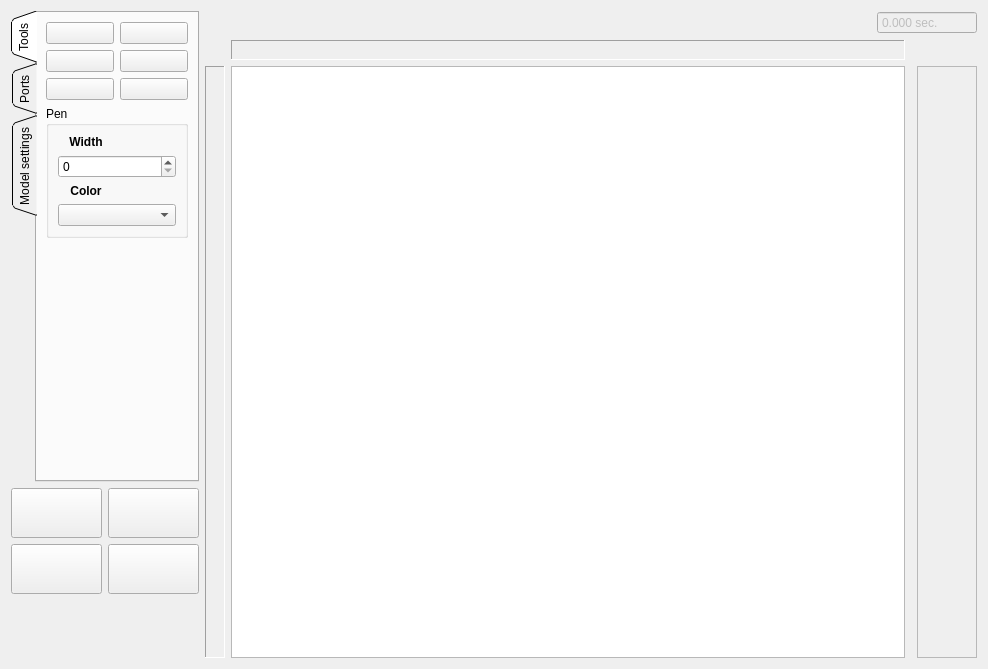
<?xml version="1.0" encoding="UTF-8"?>
<ui version="4.0">
 <class>D2Form</class>
 <widget class="QWidget" name="D2Form">
  <property name="geometry">
   <rect>
    <x>0</x>
    <y>0</y>
    <width>988</width>
    <height>669</height>
   </rect>
  </property>
  <property name="windowTitle">
   <string>2D Robot Model</string>
  </property>
  <layout class="QGridLayout" name="gridLayout" rowstretch="0,0,0,0,0,0,0" columnstretch="0,0,0,0,0">
   <item row="0" column="1" rowspan="7">
    <widget class="QWidget" name="toolbarWidget" native="true">
     <property name="sizePolicy">
      <sizepolicy hsizetype="Preferred" vsizetype="Expanding">
       <horstretch>0</horstretch>
       <verstretch>0</verstretch>
      </sizepolicy>
     </property>
     <layout class="QGridLayout" name="gridLayout_7">
      <property name="leftMargin">
       <number>0</number>
      </property>
      <property name="topMargin">
       <number>0</number>
      </property>
      <property name="rightMargin">
       <number>0</number>
      </property>
      <property name="bottomMargin">
       <number>0</number>
      </property>
      <property name="horizontalSpacing">
       <number>6</number>
      </property>
      <item row="3" column="1">
       <widget class="QPushButton" name="multiselectionCursorButton">
        <property name="toolTip">
         <string>Multiselection mode</string>
        </property>
        <property name="text">
         <string/>
        </property>
        <property name="icon">
         <iconset resource="../../../../interpreterCore/interpreterCore.qrc">
          <normaloff>:/icons/2d_multiselection.png</normaloff>:/icons/2d_multiselection.png</iconset>
        </property>
        <property name="iconSize">
         <size>
          <width>24</width>
          <height>24</height>
         </size>
        </property>
        <property name="checkable">
         <bool>true</bool>
        </property>
        <property name="flat">
         <bool>true</bool>
        </property>
       </widget>
      </item>
      <item row="5" column="0">
       <widget class="QPushButton" name="autoCenteringButton">
        <property name="toolTip">
         <string>Camera following robot</string>
        </property>
        <property name="text">
         <string/>
        </property>
        <property name="icon">
         <iconset resource="../../../../interpreterCore/interpreterCore.qrc">
          <normaloff>:/icons/2d_target.png</normaloff>:/icons/2d_target.png</iconset>
        </property>
        <property name="iconSize">
         <size>
          <width>24</width>
          <height>24</height>
         </size>
        </property>
        <property name="checkable">
         <bool>true</bool>
        </property>
        <property name="flat">
         <bool>true</bool>
        </property>
       </widget>
      </item>
      <item row="0" column="0" colspan="2">
       <widget class="QWidget" name="mainTabBarWidget" native="true">
        <property name="sizePolicy">
         <sizepolicy hsizetype="Preferred" vsizetype="Expanding">
          <horstretch>0</horstretch>
          <verstretch>0</verstretch>
         </sizepolicy>
        </property>
        <layout class="QHBoxLayout" name="horizontalLayout">
         <property name="spacing">
          <number>0</number>
         </property>
         <property name="leftMargin">
          <number>0</number>
         </property>
         <property name="topMargin">
          <number>0</number>
         </property>
         <property name="rightMargin">
          <number>0</number>
         </property>
         <property name="bottomMargin">
          <number>0</number>
         </property>
         <item>
          <widget class="QTabWidget" name="mainTabBar">
           <property name="sizePolicy">
            <sizepolicy hsizetype="Preferred" vsizetype="Expanding">
             <horstretch>0</horstretch>
             <verstretch>0</verstretch>
            </sizepolicy>
           </property>
           <property name="tabPosition">
            <enum>QTabWidget::West</enum>
           </property>
           <property name="tabShape">
            <enum>QTabWidget::Triangular</enum>
           </property>
           <property name="currentIndex">
            <number>0</number>
           </property>
           <property name="elideMode">
            <enum>Qt::ElideNone</enum>
           </property>
           <property name="usesScrollButtons">
            <bool>false</bool>
           </property>
           <widget class="QWidget" name="toolsTab">
            <attribute name="title">
             <string>Tools</string>
            </attribute>
            <layout class="QGridLayout" name="gridLayout_3">
             <item row="4" column="0" colspan="2">
              <widget class="QGroupBox" name="penBrushToolBox">
               <property name="sizePolicy">
                <sizepolicy hsizetype="MinimumExpanding" vsizetype="Preferred">
                 <horstretch>0</horstretch>
                 <verstretch>0</verstretch>
                </sizepolicy>
               </property>
               <property name="title">
                <string>Pen</string>
               </property>
               <layout class="QGridLayout" name="gridLayout_4">
                <item row="0" column="0">
                 <widget class="QLabel" name="widthLabel">
                  <property name="font">
                   <font>
                    <weight>75</weight>
                    <bold>true</bold>
                   </font>
                  </property>
                  <property name="text">
                   <string>Width</string>
                  </property>
                  <property name="alignment">
                   <set>Qt::AlignCenter</set>
                  </property>
                 </widget>
                </item>
                <item row="2" column="0">
                 <widget class="QLabel" name="colorLabel">
                  <property name="maximumSize">
                   <size>
                    <width>64</width>
                    <height>16777215</height>
                   </size>
                  </property>
                  <property name="font">
                   <font>
                    <weight>75</weight>
                    <bold>true</bold>
                   </font>
                  </property>
                  <property name="text">
                   <string>Color</string>
                  </property>
                  <property name="alignment">
                   <set>Qt::AlignCenter</set>
                  </property>
                 </widget>
                </item>
                <item row="3" column="0" colspan="2">
                 <widget class="graphicsUtils::ColorListEditor" name="penColorComboBox"/>
                </item>
                <item row="1" column="0" colspan="2">
                 <widget class="QSpinBox" name="penWidthSpinBox"/>
                </item>
               </layout>
              </widget>
             </item>
             <item row="2" column="0">
              <widget class="QPushButton" name="stylusButton">
               <property name="sizePolicy">
                <sizepolicy hsizetype="Minimum" vsizetype="Preferred">
                 <horstretch>0</horstretch>
                 <verstretch>0</verstretch>
                </sizepolicy>
               </property>
               <property name="maximumSize">
                <size>
                 <width>75</width>
                 <height>16777215</height>
                </size>
               </property>
               <property name="toolTip">
                <string>Pencil (P)</string>
               </property>
               <property name="text">
                <string/>
               </property>
               <property name="icon">
                <iconset resource="../../../../interpreterCore/interpreterCore.qrc">
                 <normaloff>:/icons/2d_pencil.png</normaloff>:/icons/2d_pencil.png</iconset>
               </property>
               <property name="iconSize">
                <size>
                 <width>24</width>
                 <height>24</height>
                </size>
               </property>
               <property name="shortcut">
                <string>P</string>
               </property>
               <property name="checkable">
                <bool>true</bool>
               </property>
              </widget>
             </item>
             <item row="1" column="0">
              <widget class="QPushButton" name="lineButton">
               <property name="sizePolicy">
                <sizepolicy hsizetype="Minimum" vsizetype="Preferred">
                 <horstretch>0</horstretch>
                 <verstretch>0</verstretch>
                </sizepolicy>
               </property>
               <property name="maximumSize">
                <size>
                 <width>75</width>
                 <height>16777215</height>
                </size>
               </property>
               <property name="toolTip">
                <string>Line (L)</string>
               </property>
               <property name="text">
                <string/>
               </property>
               <property name="icon">
                <iconset resource="../../../../interpreterCore/interpreterCore.qrc">
                 <normaloff>:/icons/2d_ruler.png</normaloff>:/icons/2d_ruler.png</iconset>
               </property>
               <property name="iconSize">
                <size>
                 <width>24</width>
                 <height>24</height>
                </size>
               </property>
               <property name="shortcut">
                <string>L</string>
               </property>
               <property name="checkable">
                <bool>true</bool>
               </property>
               <property name="flat">
                <bool>false</bool>
               </property>
              </widget>
             </item>
             <item row="5" column="0" colspan="2">
              <spacer name="verticalSpacer_2">
               <property name="orientation">
                <enum>Qt::Vertical</enum>
               </property>
               <property name="sizeHint" stdset="0">
                <size>
                 <width>20</width>
                 <height>40</height>
                </size>
               </property>
              </spacer>
             </item>
             <item row="3" column="0">
              <widget class="QPushButton" name="clearButton">
               <property name="sizePolicy">
                <sizepolicy hsizetype="Minimum" vsizetype="Preferred">
                 <horstretch>0</horstretch>
                 <verstretch>0</verstretch>
                </sizepolicy>
               </property>
               <property name="maximumSize">
                <size>
                 <width>75</width>
                 <height>16777215</height>
                </size>
               </property>
               <property name="toolTip">
                <string>Clear</string>
               </property>
               <property name="text">
                <string/>
               </property>
               <property name="icon">
                <iconset resource="../../../../interpreterCore/interpreterCore.qrc">
                 <normaloff>:/icons/2d_clear.png</normaloff>:/icons/2d_clear.png</iconset>
               </property>
               <property name="iconSize">
                <size>
                 <width>24</width>
                 <height>24</height>
                </size>
               </property>
               <property name="checkable">
                <bool>false</bool>
               </property>
              </widget>
             </item>
             <item row="3" column="1">
              <widget class="QPushButton" name="noneButton">
               <property name="sizePolicy">
                <sizepolicy hsizetype="Minimum" vsizetype="Preferred">
                 <horstretch>0</horstretch>
                 <verstretch>0</verstretch>
                </sizepolicy>
               </property>
               <property name="maximumSize">
                <size>
                 <width>75</width>
                 <height>16777215</height>
                </size>
               </property>
               <property name="toolTip">
                <string>None (N)</string>
               </property>
               <property name="text">
                <string/>
               </property>
               <property name="icon">
                <iconset resource="../../../../interpreterCore/interpreterCore.qrc">
                 <normaloff>:/icons/2d_none.png</normaloff>:/icons/2d_none.png</iconset>
               </property>
               <property name="iconSize">
                <size>
                 <width>24</width>
                 <height>24</height>
                </size>
               </property>
               <property name="shortcut">
                <string>N</string>
               </property>
               <property name="checkable">
                <bool>true</bool>
               </property>
              </widget>
             </item>
             <item row="2" column="1">
              <widget class="QPushButton" name="ellipseButton">
               <property name="sizePolicy">
                <sizepolicy hsizetype="Minimum" vsizetype="Preferred">
                 <horstretch>0</horstretch>
                 <verstretch>0</verstretch>
                </sizepolicy>
               </property>
               <property name="maximumSize">
                <size>
                 <width>75</width>
                 <height>16777215</height>
                </size>
               </property>
               <property name="toolTip">
                <string>Ellipse (E)</string>
               </property>
               <property name="text">
                <string/>
               </property>
               <property name="icon">
                <iconset resource="../../../../interpreterCore/interpreterCore.qrc">
                 <normaloff>:/icons/2d_ellipse.png</normaloff>:/icons/2d_ellipse.png</iconset>
               </property>
               <property name="iconSize">
                <size>
                 <width>24</width>
                 <height>24</height>
                </size>
               </property>
               <property name="shortcut">
                <string>E</string>
               </property>
               <property name="checkable">
                <bool>true</bool>
               </property>
              </widget>
             </item>
             <item row="1" column="1">
              <widget class="QPushButton" name="wallButton">
               <property name="sizePolicy">
                <sizepolicy hsizetype="Minimum" vsizetype="Preferred">
                 <horstretch>0</horstretch>
                 <verstretch>0</verstretch>
                </sizepolicy>
               </property>
               <property name="maximumSize">
                <size>
                 <width>75</width>
                 <height>16777215</height>
                </size>
               </property>
               <property name="toolTip">
                <string>Wall (W)</string>
               </property>
               <property name="text">
                <string/>
               </property>
               <property name="icon">
                <iconset resource="../../../../interpreterCore/interpreterCore.qrc">
                 <normaloff>:/icons/2d_wall.png</normaloff>:/icons/2d_wall.png</iconset>
               </property>
               <property name="iconSize">
                <size>
                 <width>24</width>
                 <height>24</height>
                </size>
               </property>
               <property name="shortcut">
                <string>W</string>
               </property>
               <property name="checkable">
                <bool>true</bool>
               </property>
              </widget>
             </item>
            </layout>
           </widget>
           <widget class="QWidget" name="portsTab">
            <attribute name="title">
             <string>Ports</string>
            </attribute>
            <layout class="QGridLayout" name="gridLayout_2">
             <property name="leftMargin">
              <number>0</number>
             </property>
             <property name="topMargin">
              <number>0</number>
             </property>
             <property name="rightMargin">
              <number>0</number>
             </property>
             <property name="bottomMargin">
              <number>0</number>
             </property>
             <item row="2" column="0">
              <spacer name="verticalSpacer_3">
               <property name="orientation">
                <enum>Qt::Vertical</enum>
               </property>
               <property name="sizeHint" stdset="0">
                <size>
                 <width>20</width>
                 <height>40</height>
                </size>
               </property>
              </spacer>
             </item>
             <item row="1" column="0">
              <widget class="QGroupBox" name="motorsGroupBox">
               <property name="title">
                <string>Motors</string>
               </property>
               <layout class="QVBoxLayout" name="verticalLayout_3">
                <item>
                 <widget class="QLabel" name="leftWheelLabel">
                  <property name="text">
                   <string>Left wheel:</string>
                  </property>
                 </widget>
                </item>
                <item>
                 <widget class="QComboBox" name="leftWheelComboBox"/>
                </item>
                <item>
                 <widget class="QLabel" name="rightWheelLabel">
                  <property name="text">
                   <string>Right wheel:</string>
                  </property>
                 </widget>
                </item>
                <item>
                 <widget class="QComboBox" name="rightWheelComboBox"/>
                </item>
               </layout>
              </widget>
             </item>
             <item row="0" column="0">
              <widget class="QGroupBox" name="portsGroupBox">
               <property name="title">
                <string>Ports configuration</string>
               </property>
               <layout class="QFormLayout" name="portsFormLayout">
                <property name="fieldGrowthPolicy">
                 <enum>QFormLayout::AllNonFixedFieldsGrow</enum>
                </property>
               </layout>
              </widget>
             </item>
            </layout>
           </widget>
           <widget class="QWidget" name="modelSettingsTab">
            <attribute name="title">
             <string>Model settings</string>
            </attribute>
            <layout class="QGridLayout" name="gridLayout_5">
             <item row="1" column="0">
              <widget class="QGroupBox" name="speedBox">
               <property name="title">
                <string>Speed</string>
               </property>
               <layout class="QVBoxLayout" name="verticalLayout_2" stretch="0">
                <item>
                 <widget class="QComboBox" name="speedComboBox">
                  <property name="editable">
                   <bool>false</bool>
                  </property>
                  <property name="currentIndex">
                   <number>-1</number>
                  </property>
                  <item>
                   <property name="text">
                    <string>Low</string>
                   </property>
                  </item>
                  <item>
                   <property name="text">
                    <string>Medium</string>
                   </property>
                  </item>
                  <item>
                   <property name="text">
                    <string>High</string>
                   </property>
                  </item>
                 </widget>
                </item>
               </layout>
              </widget>
             </item>
             <item row="0" column="0">
              <widget class="QGroupBox" name="physicsGroupBox">
               <property name="title">
                <string>Physics</string>
               </property>
               <layout class="QVBoxLayout" name="verticalLayout">
                <item>
                 <widget class="QCheckBox" name="realisticPhysicsCheckBox">
                  <property name="text">
                   <string>Realistic physics</string>
                  </property>
                 </widget>
                </item>
                <item>
                 <widget class="QCheckBox" name="enableSensorNoiseCheckBox">
                  <property name="text">
                   <string>Realistic sensors</string>
                  </property>
                 </widget>
                </item>
                <item>
                 <widget class="QCheckBox" name="enableMotorNoiseCheckBox">
                  <property name="text">
                   <string>Realistic engines</string>
                  </property>
                 </widget>
                </item>
               </layout>
              </widget>
             </item>
             <item row="3" column="0">
              <spacer name="verticalSpacer">
               <property name="orientation">
                <enum>Qt::Vertical</enum>
               </property>
               <property name="sizeHint" stdset="0">
                <size>
                 <width>20</width>
                 <height>40</height>
                </size>
               </property>
              </spacer>
             </item>
            </layout>
           </widget>
          </widget>
         </item>
        </layout>
       </widget>
      </item>
      <item row="1" column="1">
       <widget class="QPushButton" name="loadWorldModelPushButton">
        <property name="sizePolicy">
         <sizepolicy hsizetype="Preferred" vsizetype="Minimum">
          <horstretch>0</horstretch>
          <verstretch>0</verstretch>
         </sizepolicy>
        </property>
        <property name="toolTip">
         <string>Load World Model (Ctrl+O)</string>
        </property>
        <property name="text">
         <string/>
        </property>
        <property name="icon">
         <iconset resource="../../../../interpreterCore/interpreterCore.qrc">
          <normaloff>:/icons/2d_open.png</normaloff>:/icons/2d_open.png</iconset>
        </property>
        <property name="iconSize">
         <size>
          <width>24</width>
          <height>24</height>
         </size>
        </property>
        <property name="shortcut">
         <string>Ctrl+O</string>
        </property>
       </widget>
      </item>
      <item row="3" column="0">
       <widget class="QPushButton" name="handCursorButton">
        <property name="sizePolicy">
         <sizepolicy hsizetype="Minimum" vsizetype="Fixed">
          <horstretch>0</horstretch>
          <verstretch>0</verstretch>
         </sizepolicy>
        </property>
        <property name="toolTip">
         <string>Hand dragging mode</string>
        </property>
        <property name="text">
         <string/>
        </property>
        <property name="icon">
         <iconset resource="../../../../interpreterCore/interpreterCore.qrc">
          <normaloff>:/icons/2d_hand.png</normaloff>:/icons/2d_hand.png</iconset>
        </property>
        <property name="iconSize">
         <size>
          <width>24</width>
          <height>24</height>
         </size>
        </property>
        <property name="checkable">
         <bool>true</bool>
        </property>
        <property name="flat">
         <bool>true</bool>
        </property>
       </widget>
      </item>
      <item row="2" column="1">
       <widget class="QPushButton" name="stopButton">
        <property name="sizePolicy">
         <sizepolicy hsizetype="Minimum" vsizetype="Minimum">
          <horstretch>0</horstretch>
          <verstretch>0</verstretch>
         </sizepolicy>
        </property>
        <property name="toolTip">
         <string>Stop program (Esc)</string>
        </property>
        <property name="text">
         <string/>
        </property>
        <property name="icon">
         <iconset resource="../../../../interpreterCore/interpreterCore.qrc">
          <normaloff>:/icons/2d_stop.png</normaloff>:/icons/2d_stop.png</iconset>
        </property>
        <property name="iconSize">
         <size>
          <width>44</width>
          <height>44</height>
         </size>
        </property>
       </widget>
      </item>
      <item row="2" column="0">
       <widget class="QPushButton" name="runButton">
        <property name="sizePolicy">
         <sizepolicy hsizetype="Minimum" vsizetype="Minimum">
          <horstretch>0</horstretch>
          <verstretch>0</verstretch>
         </sizepolicy>
        </property>
        <property name="minimumSize">
         <size>
          <width>0</width>
          <height>50</height>
         </size>
        </property>
        <property name="toolTip">
         <string>Run program (Enter)</string>
        </property>
        <property name="text">
         <string/>
        </property>
        <property name="icon">
         <iconset resource="../../../../interpreterCore/interpreterCore.qrc">
          <normaloff>:/icons/2d_run.png</normaloff>:/icons/2d_run.png</iconset>
        </property>
        <property name="iconSize">
         <size>
          <width>44</width>
          <height>44</height>
         </size>
        </property>
       </widget>
      </item>
      <item row="5" column="1">
       <widget class="QPushButton" name="initialStateButton">
        <property name="sizePolicy">
         <sizepolicy hsizetype="Preferred" vsizetype="Fixed">
          <horstretch>0</horstretch>
          <verstretch>0</verstretch>
         </sizepolicy>
        </property>
        <property name="minimumSize">
         <size>
          <width>0</width>
          <height>30</height>
         </size>
        </property>
        <property name="toolTip">
         <string>Return a robot to initial position</string>
        </property>
        <property name="text">
         <string/>
        </property>
        <property name="icon">
         <iconset resource="../../../../interpreterCore/interpreterCore.qrc">
          <normaloff>:/icons/2d_robot_back.png</normaloff>:/icons/2d_robot_back.png</iconset>
        </property>
        <property name="flat">
         <bool>true</bool>
        </property>
       </widget>
      </item>
      <item row="1" column="0">
       <widget class="QPushButton" name="saveWorldModelPushButton">
        <property name="sizePolicy">
         <sizepolicy hsizetype="Preferred" vsizetype="Minimum">
          <horstretch>0</horstretch>
          <verstretch>0</verstretch>
         </sizepolicy>
        </property>
        <property name="minimumSize">
         <size>
          <width>0</width>
          <height>50</height>
         </size>
        </property>
        <property name="toolTip">
         <string>Save World Model (Ctrl+S)</string>
        </property>
        <property name="text">
         <string/>
        </property>
        <property name="icon">
         <iconset resource="../../../../interpreterCore/interpreterCore.qrc">
          <normaloff>:/icons/2d_save.png</normaloff>:/icons/2d_save.png</iconset>
        </property>
        <property name="iconSize">
         <size>
          <width>24</width>
          <height>24</height>
         </size>
        </property>
        <property name="shortcut">
         <string>Ctrl+S</string>
        </property>
       </widget>
      </item>
     </layout>
    </widget>
   </item>
   <item row="0" column="4" rowspan="7">
    <widget class="QWidget" name="sceneWidget" native="true">
     <layout class="QGridLayout" name="gridLayout_6">
      <property name="leftMargin">
       <number>0</number>
      </property>
      <property name="topMargin">
       <number>0</number>
      </property>
      <property name="rightMargin">
       <number>0</number>
      </property>
      <property name="bottomMargin">
       <number>0</number>
      </property>
      <item row="1" column="1" colspan="3">
       <widget class="QWidget" name="sceneHeaderWidget" native="true">
        <layout class="QHBoxLayout" name="horizontalLayout_3">
         <property name="leftMargin">
          <number>0</number>
         </property>
         <property name="topMargin">
          <number>0</number>
         </property>
         <property name="rightMargin">
          <number>0</number>
         </property>
         <property name="bottomMargin">
          <number>0</number>
         </property>
         <item>
          <widget class="twoDModel::view::GridParameters" name="gridParametersBox">
           <property name="sizePolicy">
            <sizepolicy hsizetype="Expanding" vsizetype="Preferred">
             <horstretch>0</horstretch>
             <verstretch>0</verstretch>
            </sizepolicy>
           </property>
          </widget>
         </item>
         <item>
          <widget class="QDoubleSpinBox" name="timelineBox">
           <property name="enabled">
            <bool>false</bool>
           </property>
           <property name="sizePolicy">
            <sizepolicy hsizetype="Preferred" vsizetype="Fixed">
             <horstretch>0</horstretch>
             <verstretch>0</verstretch>
            </sizepolicy>
           </property>
           <property name="focusPolicy">
            <enum>Qt::NoFocus</enum>
           </property>
           <property name="contextMenuPolicy">
            <enum>Qt::NoContextMenu</enum>
           </property>
           <property name="toolTip">
            <string>Time in 2D model</string>
           </property>
           <property name="readOnly">
            <bool>true</bool>
           </property>
           <property name="buttonSymbols">
            <enum>QAbstractSpinBox::NoButtons</enum>
           </property>
           <property name="suffix">
            <string> sec.</string>
           </property>
           <property name="decimals">
            <number>3</number>
           </property>
           <property name="maximum">
            <double>2000000000.000000000000000</double>
           </property>
          </widget>
         </item>
        </layout>
       </widget>
      </item>
      <item row="3" column="3">
       <widget class="QFrame" name="displayFrame">
        <property name="frameShape">
         <enum>QFrame::StyledPanel</enum>
        </property>
        <property name="frameShadow">
         <enum>QFrame::Raised</enum>
        </property>
        <layout class="QHBoxLayout" name="horizontalLayout_2">
         <item>
          <widget class="QPushButton" name="displayButton">
           <property name="sizePolicy">
            <sizepolicy hsizetype="Fixed" vsizetype="Preferred">
             <horstretch>0</horstretch>
             <verstretch>0</verstretch>
            </sizepolicy>
           </property>
           <property name="text">
            <string/>
           </property>
           <property name="icon">
            <iconset resource="../../../../interpreterCore/interpreterCore.qrc">
             <normaloff>:/icons/2d_left.png</normaloff>:/icons/2d_left.png</iconset>
           </property>
           <property name="flat">
            <bool>true</bool>
           </property>
          </widget>
         </item>
        </layout>
       </widget>
      </item>
      <item row="3" column="1">
       <widget class="graphicsUtils::AbstractView" name="graphicsView">
        <property name="sizePolicy">
         <sizepolicy hsizetype="Expanding" vsizetype="Expanding">
          <horstretch>1</horstretch>
          <verstretch>1</verstretch>
         </sizepolicy>
        </property>
       </widget>
      </item>
      <item row="2" column="1">
       <widget class="twoDModel::view::Ruler" name="horizontalRuler">
        <property name="sizePolicy">
         <sizepolicy hsizetype="Preferred" vsizetype="Fixed">
          <horstretch>0</horstretch>
          <verstretch>0</verstretch>
         </sizepolicy>
        </property>
        <property name="minimumSize">
         <size>
          <width>0</width>
          <height>20</height>
         </size>
        </property>
        <property name="maximumSize">
         <size>
          <width>16777215</width>
          <height>20</height>
         </size>
        </property>
        <property name="frameShape">
         <enum>QFrame::Panel</enum>
        </property>
        <property name="frameShadow">
         <enum>QFrame::Sunken</enum>
        </property>
       </widget>
      </item>
      <item row="3" column="0">
       <widget class="twoDModel::view::Ruler" name="verticalRuler">
        <property name="minimumSize">
         <size>
          <width>20</width>
          <height>0</height>
         </size>
        </property>
        <property name="maximumSize">
         <size>
          <width>20</width>
          <height>16777215</height>
         </size>
        </property>
        <property name="frameShape">
         <enum>QFrame::Panel</enum>
        </property>
        <property name="frameShadow">
         <enum>QFrame::Sunken</enum>
        </property>
       </widget>
      </item>
     </layout>
    </widget>
   </item>
  </layout>
 </widget>
 <customwidgets>
  <customwidget>
   <class>graphicsUtils::AbstractView</class>
   <extends>QGraphicsView</extends>
   <header>qrutils/graphicsUtils/abstractItemView.h</header>
  </customwidget>
  <customwidget>
   <class>graphicsUtils::ColorListEditor</class>
   <extends>QComboBox</extends>
   <header>qrutils/graphicsUtils/colorListEditor.h</header>
  </customwidget>
  <customwidget>
   <class>twoDModel::view::GridParameters</class>
   <extends>QFrame</extends>
   <header>src/engine/view/gridParameters.h</header>
   <container>1</container>
  </customwidget>
  <customwidget>
   <class>twoDModel::view::Ruler</class>
   <extends>QFrame</extends>
   <header>src/engine/view/ruler.h</header>
   <container>1</container>
  </customwidget>
 </customwidgets>
 <resources>
  <include location="../../../../interpreterCore/interpreterCore.qrc"/>
 </resources>
 <connections/>
</ui>
